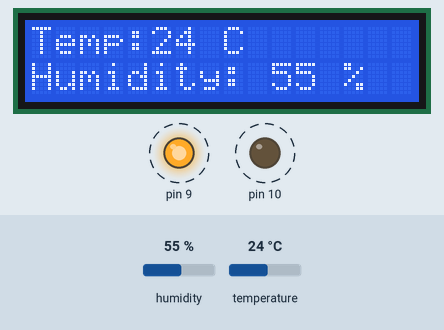
Recording of a sketch running on a simulated Arduino Uno, built with avr-gcc and run on an emulated ATmega328P. On the bench: 16×2 character LCD, output pins drawn as LEDs (lit = HIGH). Dashed ring = blinking. Inputs (shaded band) come from the test bench; at power-on: humidity 55 %, temperature 24 °C. What the sketch prints to the serial monitor is not drawn.

Above: at 0.52 s.
1.3 s: humidity set to 22 %
At 1.78 s:
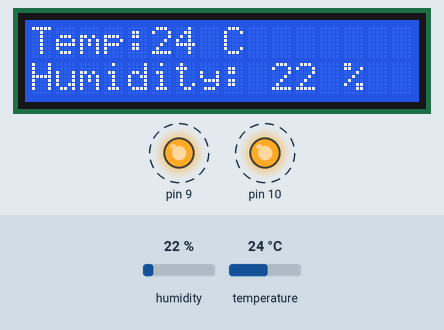
2.9 s: temperature set to 12 °C
At 4.11 s:
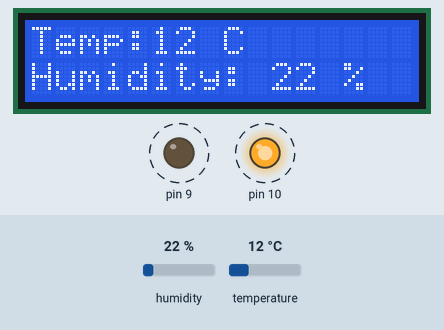
4.5 s: humidity set to 40 %
At 5.35 s:
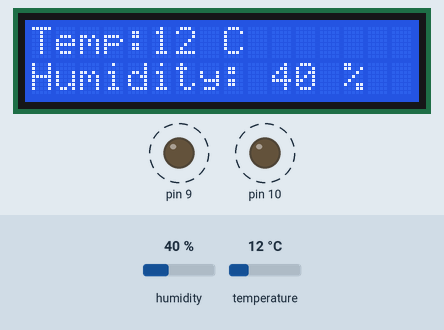
6.1 s: temperature set to 19 °C
At 6.78 s:
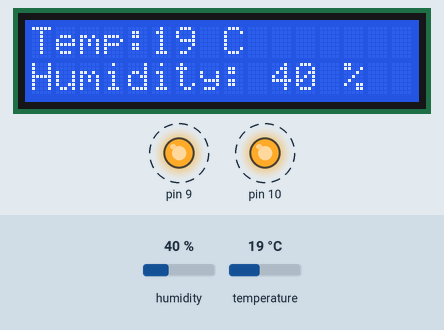
Timing chart, 0 to 8.6 s (numbered marks = the images above; inputs shaded):
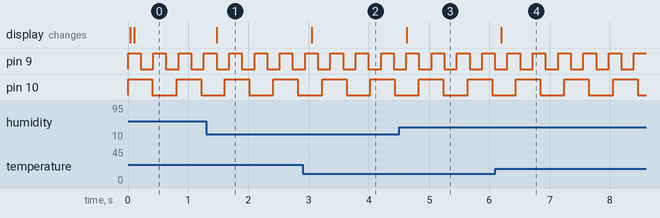

The sketch:

led_anlog__rots.ino
```cpp
/*
  two LEDS blink & temperature and humidity display on lcd.
    modified 2/6/17
  by Pooja Kose
 */

#include <Adafruit_Sensor.h>
#include <Arduino_FreeRTOS.h>
#include <DHT.h>
#include <DHT_U.h>
#include <LiquidCrystal.h>
LiquidCrystal lcd(12, 11,6, 5, 4, 3);

void TaskBlink( void *pvParameters );
void TaskAnalogRead( void *pvParameters );
void TaskBlink1( void *pvParameters );


void setup() {
xTaskCreate(
    TaskBlink
    ,  (const portCHAR *)"Blink"
    ,  128  // Stack size
    ,  NULL
    ,  2  // priority
    ,  NULL );


xTaskCreate(
    TaskBlink1
    ,  (const portCHAR *)"Blink"
    ,  128  // Stack size
    ,  NULL
    ,  2  // priority
    ,  NULL );


  xTaskCreate(
    TaskAnalogRead
    ,  (const portCHAR *) "AnalogRead"
    ,500// This stack size can be checked & adjusted by reading Highwater
    ,  NULL
    ,  1  // priority
    ,  NULL );

  // Now the task scheduler, which takes over control of scheduling individual tasks, is automatically started.
}

void loop()
{
  // Empty. Things are done in Tasks.
}

/*--------------------------------------------------*/
/*---------------------- Tasks ---------------------*/
/*--------------------------------------------------*/

void TaskBlink(void *pvParameters)  // This is a task.
{
  (void) pvParameters;

  pinMode(9, OUTPUT);

  for (;;) // A Task shall never return or exit.
  {
    digitalWrite(9, HIGH);   // turn the LED on (HIGH is the voltage level)
    vTaskDelay( 200 / portTICK_PERIOD_MS ); // wait for one second
    digitalWrite(9, LOW);    // turn the LED off by making the voltage LOW
    vTaskDelay( 200 / portTICK_PERIOD_MS ); // wait for one second

  }

}
void TaskBlink1(void *pvParameters)  // This is a task.
{
  (void) pvParameters;

  pinMode(10, OUTPUT);


  for (;;) // A Task shall never return or exit.
  {
     digitalWrite(10, HIGH);
 vTaskDelay( 400 / portTICK_PERIOD_MS );
  digitalWrite(10, LOW);
vTaskDelay( 400 / portTICK_PERIOD_MS );

  }

}
void TaskAnalogRead(void *pvParameters)  // This is a task.
{
  (void) pvParameters;

  // initialize serial communication at 9600 bits per second:
  Serial.begin(9600);


  for (;;)
  {
    #define DHTPIN A0
    #define DHTTYPE DHT11
    DHT dht(DHTPIN, DHTTYPE);
    dht.begin();
  int h = dht.readHumidity();
  int t = dht.readTemperature();

   Serial.print("Humidity: ");
    Serial.print(h);
    Serial.print(" %\t");
    Serial.print("Temperature: ");
    Serial.print(t);
    Serial.println(" *C");

    vTaskDelay(1);
  lcd.begin(16, 2);
  lcd.setCursor(0,0);
  lcd.print("Temp: ");
    lcd.setCursor(5,0);
  lcd.print(t);
    lcd.setCursor(8,0);
  lcd.print("C");
   lcd.setCursor(0,1);
  lcd.print("Humidity: ");
    lcd.setCursor(10,1);
  lcd.print(h);
  lcd.setCursor(13,1);
  lcd.print("%");

  }
}
```

Measured:
- after the input at 1.3 s, the display: changes after 0.17 s (image 1)
- after the input at 2.9 s, the display: changes after 0.15 s (image 2)
- after the input at 4.5 s, the display: changes after 0.12 s (image 3)
- after the input at 6.1 s, the display: changes after 0.10 s (image 4)
- by itself, pin 9: alternates HIGH for 0.21 s and LOW for 0.21 s
- by itself, pin 10: alternates HIGH for 0.41 s and LOW for 0.41 s
